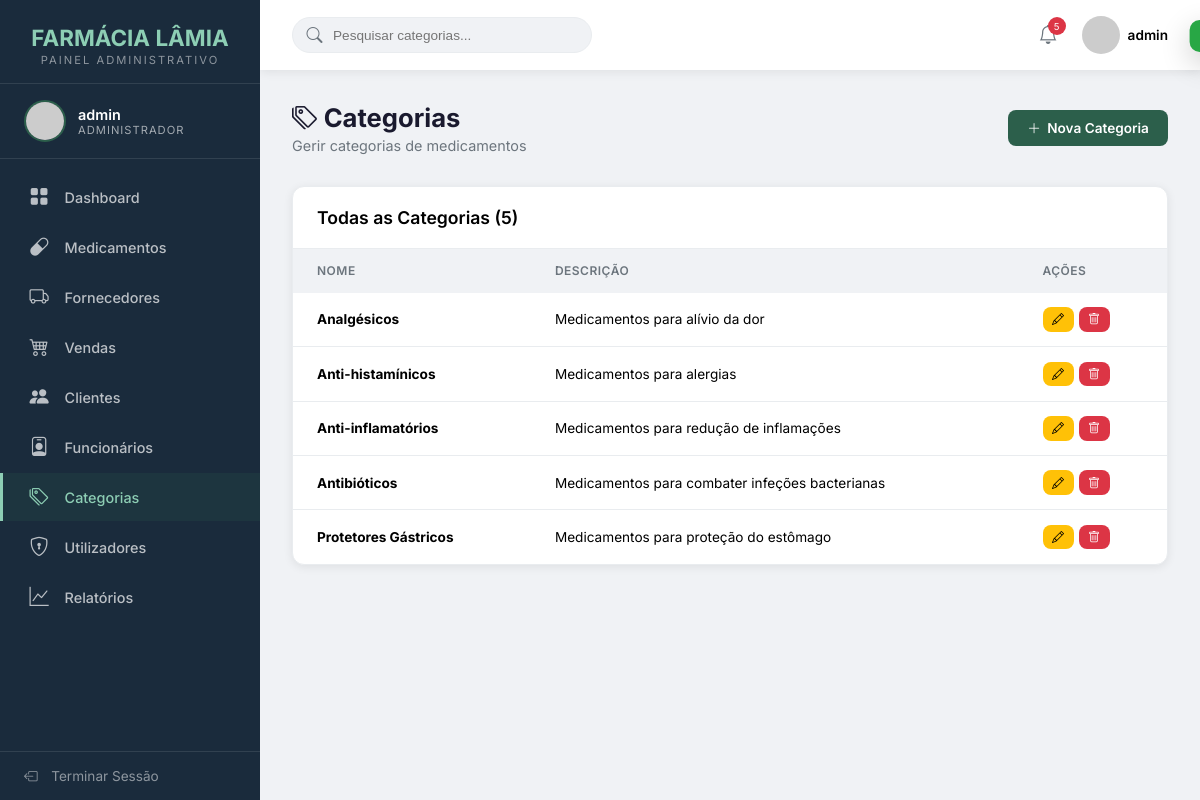
The app's page /VIEWS/Admin/categorias.php (signed in) with its own data.
### tables this page shows
CREATE TABLE `categoria` (
  `idCategoria` int NOT NULL AUTO_INCREMENT,
  `nomeCategoria` varchar(60) NOT NULL,
  `descricao` varchar(200) DEFAULT NULL,
  PRIMARY KEY (`idCategoria`),
  UNIQUE KEY `nomeCategoria` (`nomeCategoria`)
);

### MODEL/DAO/conexao.php (called while the page is built, shortened)
<?php
class Conn
{
    private static $instance = null;
    private $conn;
    private $host = "localhost";
    private $dbname = "sgf";
    private $username = "root";
    private $password = "1234";
    private function __construct()
    {
        try {
            $dsn = "mysql:host={$this->host};dbname={$this->dbname};charset=utf8mb4";
            $options = [
                PDO::ATTR_ERRMODE => PDO::ERRMODE_EXCEPTION,
                PDO::ATTR_DEFAULT_FETCH_MODE => PDO::FETCH_ASSOC,
                PDO::ATTR_EMULATE_PREPARES => false,
                PDO::MYSQL_ATTR_FOUND_ROWS => true,
            ];
            $this->conn = new PDO($dsn, $this->username, $this->password, $options);
        } catch (PDOException $e) {
            throw new Exception("Não foi possível ligar a base de dados: " . $e->getMessage());
        }
    }
    public static function getInstance()
    {
        if (self::$instance === null) {
            self::$instance = new self();
        }
        return self::$instance;
    }
    public function buscarTodos($sql, $params = [])
    {
        try {
            $stmt = $this->conn->prepare($sql);
            $stmt->execute($params);
            return $stmt->fetchAll();
        } catch (PDOException $e) {
            error_log("Erro SQL: " . $e->getMessage());
            throw $e;
        }
    }
}

### CONTROLLER/CategoriaController.php (called while the page is built, shortened)
<?php
require_once __DIR__ . '/../MODEL/DAO/CategoriaDAO.php';
require_once __DIR__ . '/../MODEL/DTO/CategoriaDTO.php';
class CategoriaController
{
    private $categoriaDAO;
    public function __construct()
    {
        $this->categoriaDAO = new CategoriaDAO();
    }
    public function listar()
    {
        try {
            $categorias = $this->categoriaDAO->listarTodas();
            return ['success' => true, 'data' => $categorias];
        } catch (Exception $e) {
            return ['success' => false, 'message' => 'Erro ao listar categorias.'];
        }
    }
}

### MODEL/DAO/CategoriaDAO.php (called while the page is built, shortened)
<?php
require_once __DIR__ . '/conexao.php';
require_once __DIR__ . '/../DTO/CategoriaDTO.php';
class CategoriaDAO
{
    private $bd;
    public function __construct()
    {
        $this->bd = Conn::getInstance();
    }
    public function listarTodas()
    {
        try {
            $sql = "SELECT * FROM categoria ORDER BY nomeCategoria ASC";
            $resultados = $this->bd->buscarTodos($sql);
            $categorias = [];
            foreach ($resultados as $linha) {
                $categorias[] = $this->construirDTO($linha);
            }
            return $categorias;
        } catch (Exception $e) {
            error_log("CategoriaDAO - Erro em listarTodas(): " . $e->getMessage());
            return [];
        }
    }
    private function construirDTO($dados)
    {
        $categoria = new CategoriaDTO();
        $categoria->setIdCategoria($dados['idCategoria']);
        $categoria->setNomeCategoria($dados['nomeCategoria']);
        $categoria->setDescricao($dados['descricao']);
        return $categoria;
    }
}

### MODEL/DTO/CategoriaDTO.php (called while the page is built, shortened)
<?php
class CategoriaDTO implements JsonSerializable
{
private $idCategoria;
private $nomeCategoria;
private $descricao;
public function getIdCategoria()
{
    return $this->idCategoria;
}
public function setIdCategoria($idCategoria)
{
    $this->idCategoria = $idCategoria;
}
public function getNomeCategoria()
{
    return $this->nomeCategoria;
}
public function setNomeCategoria($nomeCategoria)
{
    $this->nomeCategoria = $nomeCategoria;
}
public function getDescricao()
{
    return $this->descricao;
}
public function setDescricao($descricao)
{
    $this->descricao = $descricao;
}
}
?>

### VIEWS/Admin/categorias.php (the view, shortened to what this page needs)
<?php
$usuario = $_SESSION['usuario']; $nivel = $usuario['nivel'];
$paginaAtual = basename($_SERVER['PHP_SELF']); $titulo = 'Categorias';
require_once '../../CONTROLLER/CategoriaController.php';
$controller = new CategoriaController();
$lista = $controller->listar()['data'] ?? [];
?>
<!DOCTYPE html>
<html lang="pt">
<head>
    <link rel="stylesheet" href="https://cdn.jsdelivr.net/npm/bootstrap-icons@1.11.3/font/bootstrap-icons.css">
</head>
<body>
    <div class="toast" id="toast"></div>
    <aside class="sidebar" id="sidebar">
        <div class="sidebar-logo">
            <h2>FARMÁCIA LÂMIA</h2>
            <span>Painel Administrativo</span>
        </div>
        <div class="sidebar-user">
            <img src="https://ui-avatars.com/api/?name=<?php echo urlencode($usuario['username']); ?>&background=2c5f4b&color=fff" alt="Avatar">
            <div class="sidebar-user-info">
                <div class="nome"><?php echo htmlspecialchars($usuario['username']); ?></div>
                <div class="nivel"><?php echo htmlspecialchars($nivel); ?></div>
            </div>
        </div>
        <nav class="sidebar-nav">
            <ul>
                <li><a href="index.php"><i class="bi bi-grid-fill"></i> Dashboard</a></li>
                <li><a href="medicamentos.php"><i class="bi bi-capsule"></i> Medicamentos</a></li>
                <?php if (in_array($nivel, ['Administrador', 'Farmaceutico'])): ?>
                <li><a href="fornecedores.php"><i class="bi bi-truck"></i> Fornecedores</a></li>
                <?php endif; ?>
                <li><a href="vendas.php"><i class="bi bi-cart4"></i> Vendas</a></li>
                <li><a href="clientes.php"><i class="bi bi-people-fill"></i> Clientes</a></li>
                <?php if (in_array($nivel, ['Administrador', 'Farmaceutico'])): ?>
                <li><a href="funcionarios.php"><i class="bi bi-person-badge"></i> Funcionários</a></li>
                <li><a href="categorias.php" class="active"><i class="bi bi-tags"></i> Categorias</a></li>
                <?php endif; ?>
                <?php if ($nivel === 'Administrador'): ?>
                <li><a href="utilizadores.php"><i class="bi bi-shield-lock"></i> Utilizadores</a></li>
                <?php endif; ?>
                <?php if (in_array($nivel, ['Administrador', 'Farmaceutico'])): ?>
                <li><a href="relatorios.php"><i class="bi bi-graph-up"></i> Relatórios</a></li>
                <?php endif; ?>
            </ul>
        </nav>
        <div class="sidebar-footer">
            <a href="#" onclick="abrirModalLogout()"><i class="bi bi-box-arrow-left"></i> Terminar Sessão</a>
        </div>
    </aside>
    <div class="main-content">
        <header class="topbar">
            <div class="topbar-left">
                <div class="topbar-search">
                    <i class="bi bi-search"></i>
                    <input type="text" placeholder="Pesquisar categorias...">
                </div>
            </div>
            <div class="topbar-right">
                <div class="topbar-notification">
                    <i class="bi bi-bell"></i>
                    <span class="badge"><?php echo count($lista); ?></span>
                </div>
                <div class="topbar-user">
                    <img src="https://ui-avatars.com/api/?name=<?php echo urlencode($usuario['username']); ?>&background=2c5f4b&color=fff" alt="Avatar">
                    <span><?php echo htmlspecialchars($usuario['username']); ?></span>
                </div>
            </div>
        </header>
        <div class="page-content">
            <div class="page-header">
                <div>
                    <h1><i class="bi bi-tags"></i> <?php echo $titulo; ?></h1>
                    <p>Gerir categorias de medicamentos</p>
                </div>
                <button class="btn btn-primary" onclick="abrirModalCadastro()"><i class="bi bi-plus-lg"></i> Nova Categoria</button>
            </div>
            <div class="table-container">
                <div class="table-header">
                    <h3>Todas as Categorias (<?php echo count($lista); ?>)</h3>
                </div>
                <table>
                    <thead>
                        <tr>
                            <th>Nome</th>
                            <th>Descrição</th>
                            <th>Ações</th>
                        </tr>
                    </thead>
                    <tbody id="tabelaBody">
                        <?php foreach($lista as $c): ?>
                        <tr data-id="<?php echo $c->getIdCategoria(); ?>">
                            <td><strong><?php echo htmlspecialchars($c->getNomeCategoria()); ?></strong></td>
                            <td><?php echo htmlspecialchars($c->getDescricao() ?: '—'); ?></td>
                            <td class="acoes">
                                <button class="btn btn-warning btn-xs" onclick="abrirModalEdicao(<?php echo $c->getIdCategoria(); ?>, '<?php echo htmlspecialchars(addslashes($c->getNomeCategoria())); ?>', '<?php echo htmlspecialchars(addslashes($c->getDescricao())); ?>')"><i class="bi bi-pencil"></i></button>
                                <button class="btn btn-danger btn-xs" onclick="abrirModalExclusao(<?php echo $c->getIdCategoria(); ?>, '<?php echo htmlspecialchars(addslashes($c->getNomeCategoria())); ?>')"><i class="bi bi-trash"></i></button>
                            </td>
                        </tr>
                        <?php endforeach; ?>
                    </tbody>
                </table>
            </div>
        </div>
    </div>
</body>
</html>

### records on screen
categoria: nomeCategoria "Analgésicos", descricao "Medicamentos para alívio da dor"
categoria: nomeCategoria "Anti-histamínicos", descricao "Medicamentos para alergias"
categoria: nomeCategoria "Anti-inflamatórios", descricao "Medicamentos para redução de inflamações"
categoria: nomeCategoria "Antibióticos", descricao "Medicamentos para combater infeções bacterianas"
categoria: nomeCategoria "Protetores Gástricos", descricao "Medicamentos para proteção do estômago"

### other values on screen
$usuario['username'] "admin"
$nivel "ADMINISTRADOR"
count($lista) "5"
$titulo "Categorias"
